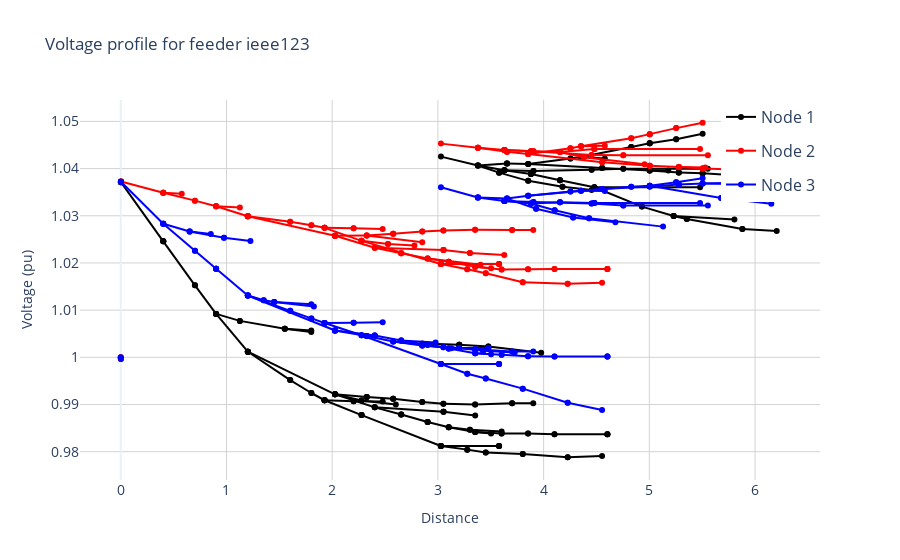

This figure's notebook cell:
### Markdown cell above
### Plot Voltage Profile with Custom Title

We can customize the voltage profile plot by providing argument values to the `voltage_profile` method.

### Code cell
dss_tools.interactive_view.voltage_profile(title=f"Voltage profile for feeder {dss.circuit.name}")
